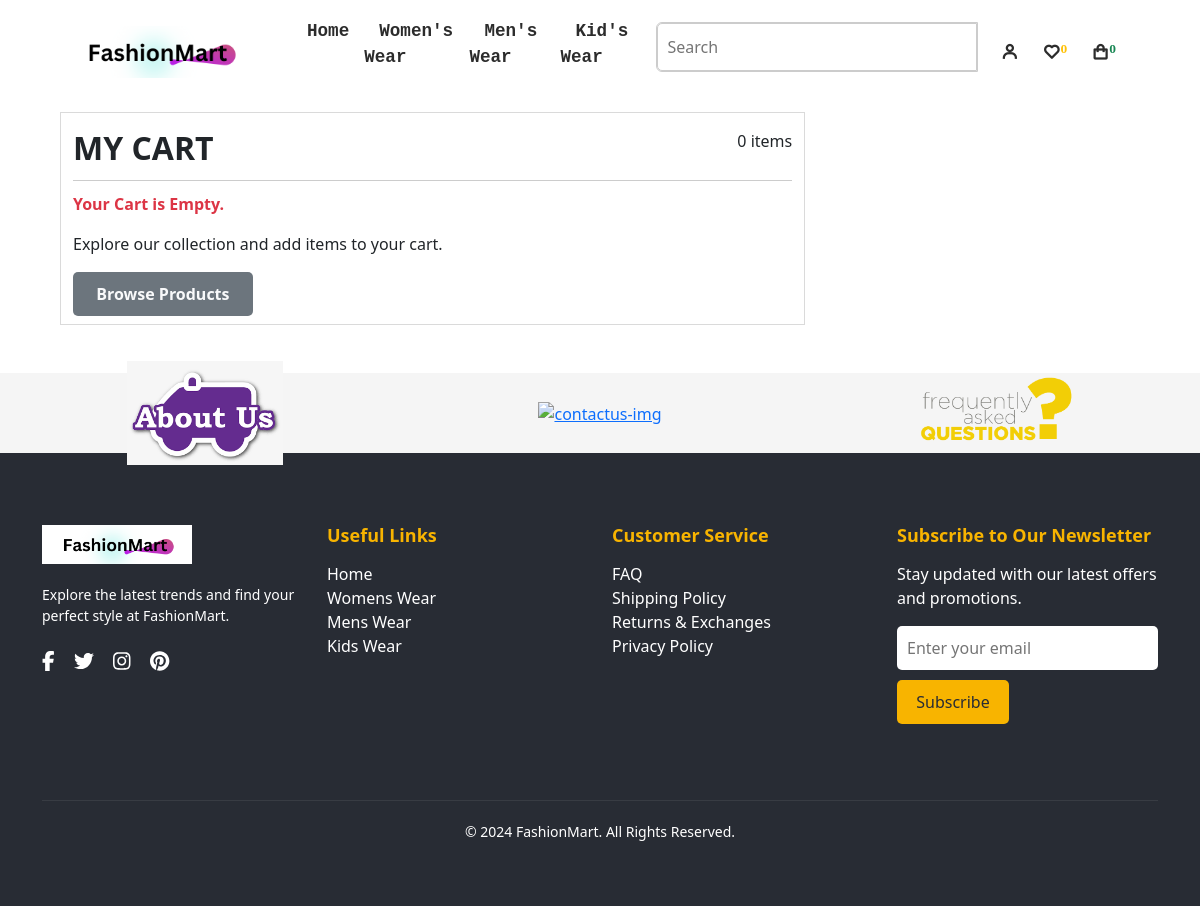
Before: /cart/ (signed in) with the older database file.
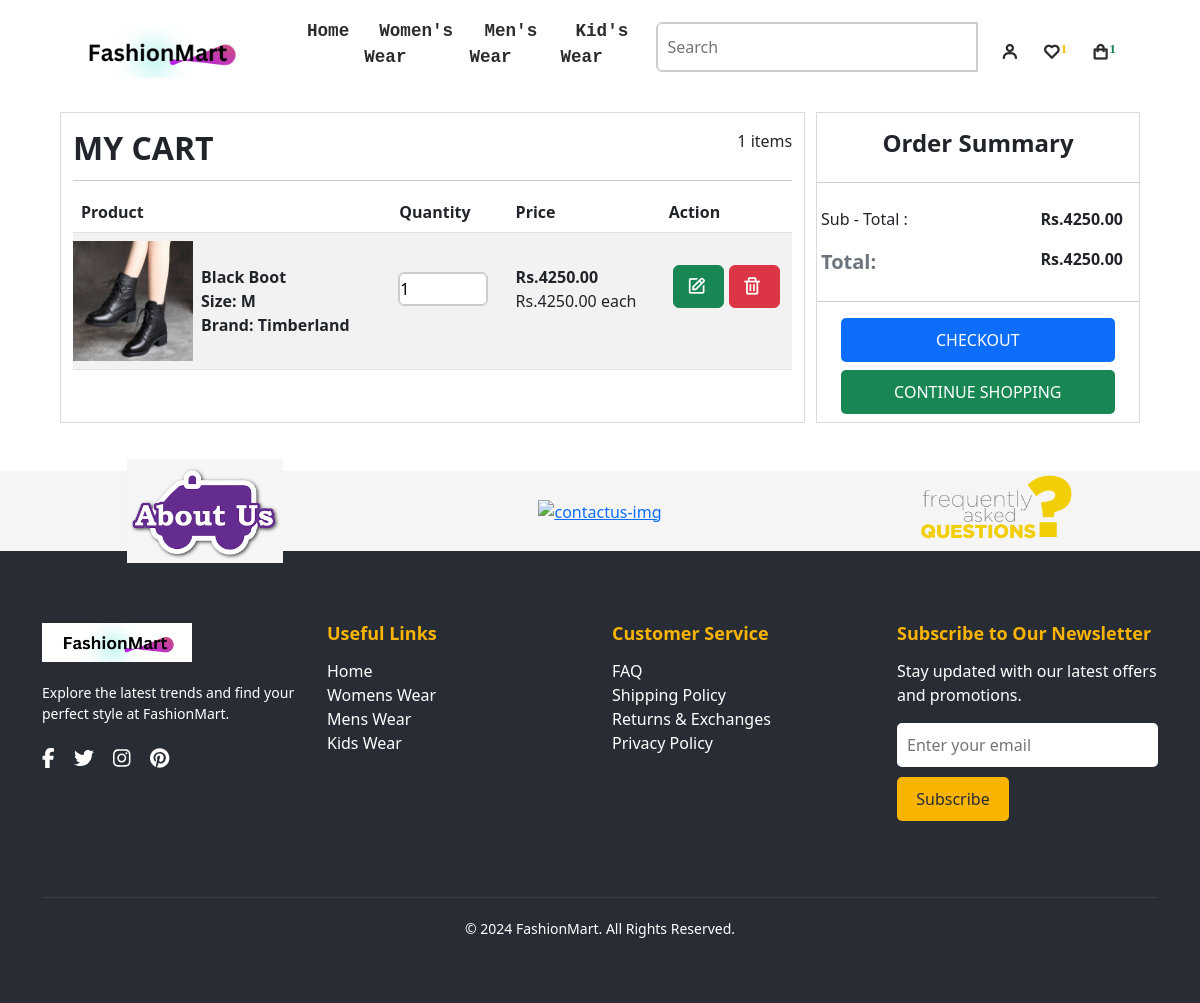
After: the same page with the newer database file.
### myeSite/models.py (models this page shows, shortened)
class CartSystem(models.Model):
    user = models.ForeignKey(User, on_delete=models.CASCADE)
    product = models.ForeignKey(Product, on_delete=models.CASCADE)
    quantity = models.PositiveIntegerField(default=1)
    size = models.CharField(max_length=50)
    brand = models.ForeignKey(Brand, on_delete=models.CASCADE)

class Product(models.Model):
    name = models.CharField(max_length=255)
    code = models.CharField(max_length=8, default='361SVT', blank=True, null=True)
    description = models.TextField()
    stock_status = models.CharField(max_length=50, default='In Stock')
    old_price = models.DecimalField(max_digits=10, decimal_places=2, default=500,  null=True, blank=True)
    new_price = models.DecimalField(max_digits=10, decimal_places=2, default=400, null=False, blank=False)
    discount_price = models.DecimalField(max_digits=10, decimal_places=2, default=100,  null=True, blank=True)
    brand = models.ForeignKey(Brand, on_delete=models.CASCADE)
    category = models.ForeignKey(Category, on_delete=models.CASCADE)
    subcategory = models.ForeignKey(Subcategory, on_delete=models.CASCADE)
    image = models.ImageField(upload_to='product_images/')
    sizes = models.ManyToManyField(Size)
    isnew = models.BooleanField(default=False)
    is_featured = models.BooleanField(default=False)
    search_keywords = models.CharField(max_length=100, blank=True, null=True, default="search_keyword_here")

class Brand(models.Model):
    name = models.CharField(max_length=255)

### myeSite/views.py (the view)
# urls.py: path('cart/', views.cart, name='cart'),
def cart(request):
    if request.user.is_authenticated:
        cart_items = CartSystem.objects.filter(user=request.user).order_by('-id')
        for item in cart_items:
            item.total_price = item.quantity * item.product.new_price
    else:
        cart_items = []
        return redirect('login')
    context = {
        'cart_items': cart_items,
    }
    return render(request, 'myeSite/cart_and_wishlist/cart.html', context)

### myeSite/context_processors.py (called while the page is built)
def categories_processor(request):
    categories = Category.objects.all().prefetch_related('subcategories')
    return {'categories': categories}

def wishlist_item_count(request):
    if request.user.is_authenticated:
        wishlist_item_count = Wishlist.objects.filter(user=request.user).count()
    else:
        wishlist_item_count = 0
    return {'wishlist_item_count': wishlist_item_count}

### myeSite/templates/myeSite/cart_and_wishlist/cart.html (shortened to what this page needs)
{% extends "main.html" %}
{% load static %}
{% block cart %}
<div class="cart-outerdiv">
    <div class="cart-details">
        <div class="container mt-3">
            <div class="product_heading d-flex justify-content-between">
                <h2 class="text-dark fw-bold">MY CART</h2>
                <span class="fw-light">{{request.cart_items|length}} items</span>
            </div>
            {% if request.cart_items %}
            <table class="table table-striped table-hover">
                <thead class="thead-dark">
                    <tr>
                        <th>Product</th>
                        <th>Quantity</th>
                        <th>Price</th>
                        <th>Action</th>
                    </tr>
                </thead>
                <tbody>
                    {% for item in cart_items %}
                    <tr>
                        <td>
                            <div class="product_image d-flex align-items-center">
                                <img src="{{item.product.image.url}}" alt="">
                                <div class="image_info ms-2">
                                    <p class="mb-0 m-0 fw-bold">{{ item.product.name }} </p>
                                    <p class="mb-0 m-0 fw-semibold sizeBrand">Size: {{ item.size }}</p>
                                    <p class="mb-0 m-0 fw-semibold sizeBrand">Brand: {{ item.product.brand.name }}</p>
                                </div>
                            </div>
                        </td>
                        <td>
                            <div class="product_quantity">
                                <input type="number" value="{{item.quantity}}" readonly>
                            </div>
                        </td>
                        <td>
                            <div class="product_price">
                                <p class="mb-0 mt-4 fw-bold ms-0">Rs.{{ item.total_price }}</p>
                                <span class="mt-0 ms-0 fw-light">Rs.{{item.product.new_price}} each</span>
                            </div>
                        </td>
                        <td>
                            <div class="cart_action d-flex align-items-center justify-content-evenly">
                                <button type="submit" class="btn btn-success ms-0 mt-4"><a href="{% url 'itemsDetail' item.product.id %}"><i class='bx bx-edit'></i></a></button>
                                <form method="POST" action="{% url 'remove_from_cart' %}">
                                    <button type="submit" class="btn btn-danger ms-0 mt-4"><i class='bx bx-trash'></i></button>
                                </form>
                            </div>
                        </td>
                    </tr>
                    {% endfor %}
                </tbody>
            </table>
            {% else %}
            <p class="text-danger ms-0 fw-bold">Your Cart is Empty.</p>
            <p class="ms-0">Explore our collection and add items to your cart.</p>
            <button class='ms-0 bg bg-secondary mb-2'><a href="{% url 'index' %}" id="browseProduct" class="text-light fw-bold">Browse Products</a></button>
            {% endif %}
        </div>
    </div>
    {% if request.cart_items %}
    <div class="cart_summary h-50">
        <h4 class="text-dark fw-bold text-center mb-4">Order Summary</h4>
        <div class="total_price">
            <div class="subtotal d-flex justify-content-between">
                <p class="text-dark ms-1 fw-light">Sub - Total :</p>
                <p class="text-dark fw-semibold me-3">Rs.{{request.cart_summary.subtotal}}</p>
            </div>
            <div class="subtotal d-flex justify-content-between">
                <p class="text-secondary ms-1 fw-semibold fs-5">Total:</p>
                <p class="text-dark fw-semibold me-3">Rs.{{request.cart_summary.total}}</p>
            </div>
        </div>
            <button class="mb-2 bg-primary"><a href="{% url 'shipping_address' %}">CHECKOUT</a></button><br>
            <button class="mt-0 mb-2 bg-success"><a href="/">CONTINUE SHOPPING</a></button>
    </div>
    {% endif %}
</div>
{% endblock %}

Changed rows visible on the page:
added CartSystem: product.image (picture), product.name "Black Boot", size "M", product.brand.name "Timberland", quantity "1", total_price "4250.00", product.new_price "4250.00"
Other visible differences:
{{ wishlist_item_count }}: "0" → "1"
{{ request.cart_items|length }}: "0" → "1"
{{ request.cart_summary.subtotal }}: (not shown) → "4250.00"
{{ request.cart_summary.total }}: (not shown) → "4250.00"
text no longer shown: "Your Cart is Empty. Explore our collection and add items to your cart. Browse Products"
text now shown: "Product Quantity Price Action Order Summary Sub - Total : Rs. Total: Rs. CHECKOUT CONTINUE SHOPPING"
